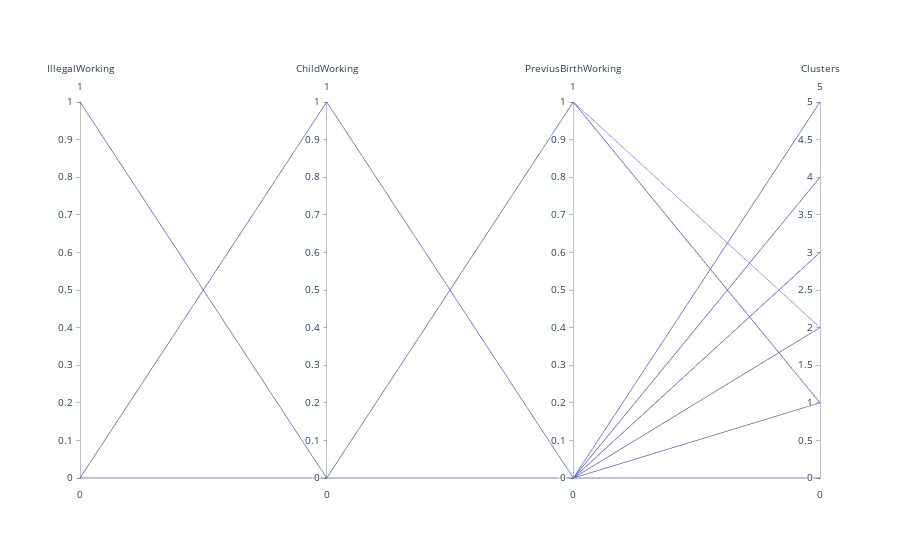

The code cell stored with this chart in its notebook:
### Code cell
fig = go.Figure(data=
                go.Parcoords(
                    dimensions = list([
                        dict(
                            label = "IllegalWorking", values = x["IllegalWorking"]),
                        dict(
                            label = 'ChildWorking', values = x['ChildWorking']),
                        dict(
                            label = 'PreviusBirthWorking', values = x["PreviusBirthWorking"]),
                        dict(
                            label = 'Clusters', values = x["clusters"])
                    ])
                )
        )
fig.show()

### Figure 1 — Plotly figure (JSON) as saved in the notebook; plotly's stock layout.template omitted (floating-point values rounded to 4 significant figures; data arrays with more than 128 entries replaced by an {"elided": "..."} marker saying what was removed)
{"data": [{"dimensions": [{"label": "IllegalWorking", "values": {"elided": "1470 int values"}}, {"label": "ChildWorking", "values": {"elided": "1470 int values"}}, {"label": "PreviusBirthWorking", "values": {"elided": "1470 int values"}}, {"label": "Clusters", "values": {"elided": "1470 int values"}}], "type": "parcoords"}], "layout": {}}
